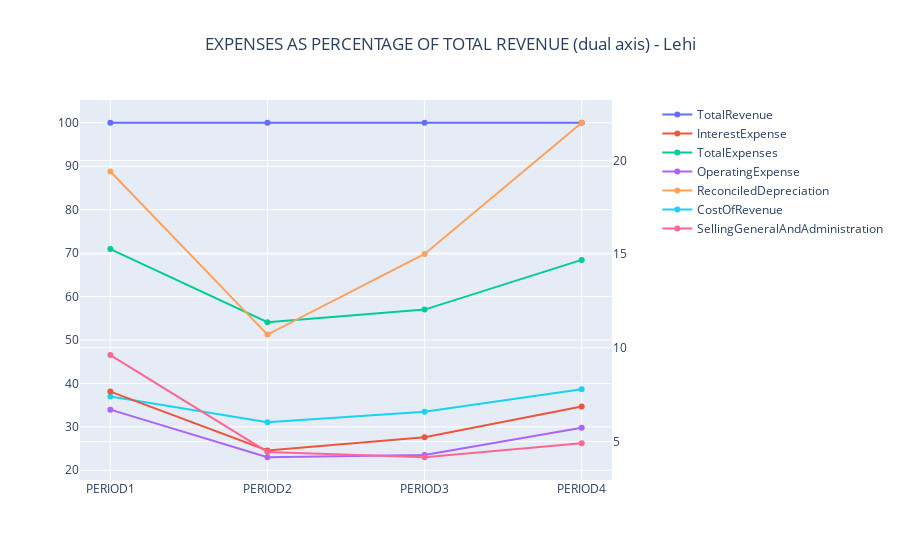

Notebook code for this chart:
### Code cell
fig1 = make_subplots(specs=[[{"secondary_y": True}]])
fig1.update_layout(title="EXPENSES AS PERCENTAGE OF TOTAL REVENUE (dual axis) - Lehi", title_x=0.5)

for i in income_stmt_items_exp:
    if i in ['InterestExpense', 'ReconciledDepreciation', 
             'GeneralAndAdministrativeExpense', 'OtherGandA', 
             'SellingAndMarketingExpense', 'SellingGeneralAndAdministration']: 
        sec = True 
    else: 
        sec = False

    fig1.add_trace(
        go.Scatter(y=out_exp.loc[i], x=out_exp.columns, name=i),
        secondary_y=sec,
    )

fig1.show()

### Figure 1 — Plotly figure (JSON) as saved in the notebook; plotly's stock layout.template omitted (floating-point values rounded to 4 significant figures)
{"data": [{"name": "TotalRevenue", "type": "scatter", "x": ["PERIOD1", "PERIOD2", "PERIOD3", "PERIOD4"], "xaxis": "x", "y": [100, 100, 100, 100], "yaxis": "y"}, {"name": "InterestExpense", "type": "scatter", "x": ["PERIOD1", "PERIOD2", "PERIOD3", "PERIOD4"], "xaxis": "x", "y": [7.665, 4.528, 5.231, 6.867], "yaxis": "y2"}, {"name": "TotalExpenses", "type": "scatter", "x": ["PERIOD1", "PERIOD2", "PERIOD3", "PERIOD4"], "xaxis": "x", "y": [70.92, 54.07, 56.99, 68.43], "yaxis": "y"}, {"name": "OperatingExpense", "type": "scatter", "x": ["PERIOD1", "PERIOD2", "PERIOD3", "PERIOD4"], "xaxis": "x", "y": [33.96, 23.0, 23.53, 29.79], "yaxis": "y"}, {"name": "ReconciledDepreciation", "type": "scatter", "x": ["PERIOD1", "PERIOD2", "PERIOD3", "PERIOD4"], "xaxis": "x", "y": [19.41, 10.71, 15.01, 22.01], "yaxis": "y2"}, {"name": "CostOfRevenue", "type": "scatter", "x": ["PERIOD1", "PERIOD2", "PERIOD3", "PERIOD4"], "xaxis": "x", "y": [36.97, 31.07, 33.45, 38.64], "yaxis": "y"}, {"name": "SellingGeneralAndAdministration", "type": "scatter", "x": ["PERIOD1", "PERIOD2", "PERIOD3", "PERIOD4"], "xaxis": "x", "y": [9.615, 4.445, 4.162, 4.907], "yaxis": "y2"}], "layout": {"title": {"text": "EXPENSES AS PERCENTAGE OF TOTAL REVENUE (dual axis) - Lehi", "x": 0.5}, "xaxis": {"anchor": "y", "domain": [0, 0.94]}, "yaxis": {"anchor": "x", "domain": [0, 1]}, "yaxis2": {"anchor": "x", "overlaying": "y", "side": "right"}}}
